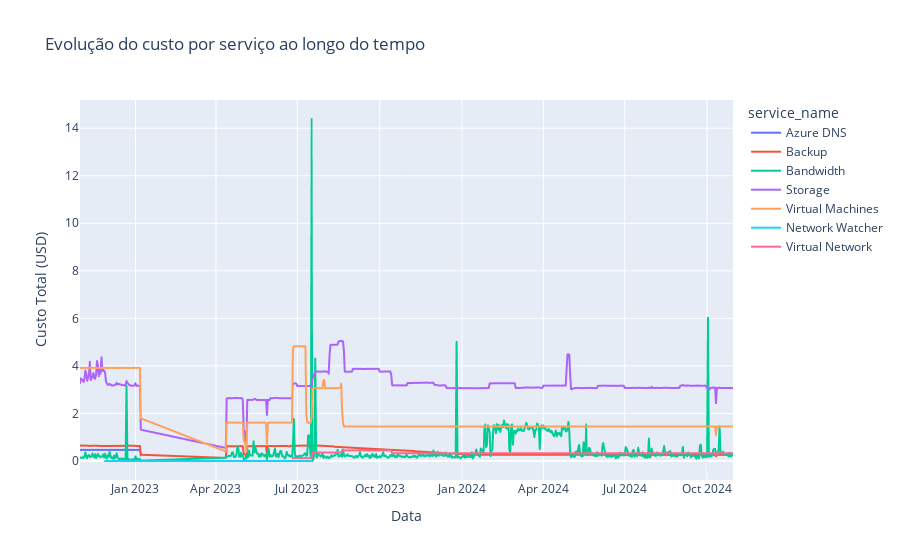

The notebook cell saved with this chart:
### Code cell
df_service_name = df.loc[:,
                         ['cost','date','service_name']
                         ].groupby(['date','service_name']).sum().reset_index()

px.line(
        data_frame= df_service_name,
        x = 'date',
        y = 'cost',
        color='service_name',
        title= 'Evolução do custo por serviço ao longo do tempo',
        labels={'date': 'Data', 'cost': 'Custo Total (USD)'}
        )

### Figure 1 — Plotly figure (JSON) as saved in the notebook; plotly's stock layout.template omitted (floating-point values rounded to 4 significant figures; data arrays with more than 128 entries replaced by an {"elided": "..."} marker saying what was removed)
{"data": [{"hovertemplate": "service_name=Azure DNS<br>Data=%{x}<br>Custo Total (USD)=%{y}<extra></extra>", "legendgroup": "Azure DNS", "line": {"color": "#636efa", "dash": "solid"}, "marker": {"symbol": "circle"}, "mode": "lines", "name": "Azure DNS", "showlegend": true, "type": "scattergl", "x": ["2022-10-31T00:00:00", "2022-11-01T00:00:00", "2022-11-02T00:00:00", "2022-11-03T00:00:00", "2022-11-04T00:00:00", "2022-11-05T00:00:00", "2022-11-06T00:00:00", "2022-11-07T00:00:00", "2022-11-08T00:00:00", "2022-11-09T00:00:00", "2022-11-10T00:00:00", "2022-11-11T00:00:00", "2022-11-12T00:00:00", "2022-11-13T00:00:00", "2022-11-14T00:00:00", "2022-11-15T00:00:00", "2022-11-16T00:00:00", "2022-11-17T00:00:00", "2022-11-18T00:00:00", "2022-11-19T00:00:00", "2022-11-20T00:00:00", "2022-11-21T00:00:00", "2022-11-22T00:00:00", "2022-11-23T00:00:00", "2022-11-24T00:00:00", "2022-11-25T00:00:00", "2022-11-26T00:00:00", "2022-11-27T00:00:00", "2022-11-28T00:00:00", "2022-11-29T00:00:00", "2022-11-30T00:00:00", "2022-12-01T00:00:00", "2022-12-02T00:00:00", "2022-12-03T00:00:00", "2022-12-04T00:00:00", "2022-12-05T00:00:00", "2022-12-06T00:00:00", "2022-12-07T00:00:00", "2022-12-08T00:00:00", "2022-12-09T00:00:00", "2022-12-10T00:00:00", "2022-12-11T00:00:00", "2022-12-12T00:00:00", "2022-12-13T00:00:00", "2022-12-14T00:00:00", "2022-12-15T00:00:00", "2022-12-16T00:00:00", "2022-12-17T00:00:00", "2022-12-18T00:00:00", "2022-12-19T00:00:00", "2022-12-20T00:00:00", "2022-12-21T00:00:00", "2022-12-22T00:00:00", "2022-12-23T00:00:00", "2022-12-24T00:00:00", "2022-12-25T00:00:00", "2022-12-26T00:00:00", "2022-12-27T00:00:00", "2022-12-28T00:00:00", "2022-12-29T00:00:00", "2022-12-30T00:00:00", "2022-12-31T00:00:00", "2023-01-01T00:00:00", "2023-01-02T00:00:00", "2023-01-03T00:00:00", "2023-01-04T00:00:00", "2023-01-05T00:00:00", "2023-01-06T00:00:00", "2023-01-07T00:00:00"], "xaxis": "x", "y": [0.4682, 0.4681, 0.4682, 0.4683, 0.4682, 0.4681, 0.4681, 0.4682, 0.4681, 0.4681, 0.4682, 0.4682, 0.469, 0.4682, 0.4682, 0.4682, 0.4682, 0.4682, 0.4682, 0.4682, 0.4682, 0.4682, 0.4682, 0.4682, 0.4681, 0.4682, 0.4682, 0.4681, 0.4682, 0.4682, 0.4682, 0.4681, 0.4684, 0.4682, 0.4682, 0.4682, 0.4682, 0.4682, 0.4682, 0.4683, 0.4682, 0.4682, 0.4681, 0.4681, 0.4681, 0.4681, 0.4682, 0.4681, 0.4681, 0.4682, 0.4681, 0.4681, 0.4682, 0.4682, 0.4681, 0.4681, 0.4682, 0.4682, 0.4682, 0.4682, 0.4682, 0.4682, 0.468, 0.4681, 0.4681, 0.4681, 0.4681, 0.4682, 0.2341], "yaxis": "y"}, {"hovertemplate": "service_name=Backup<br>Data=%{x}<br>Custo Total (USD)=%{y}<extra></extra>", "legendgroup": "Backup", "line": {"color": "#EF553B", "dash": "solid"}, "marker": {"symbol": "circle"}, "mode": "lines", "name": "Backup", "showlegend": true, "type": "scattergl", "x": {"elided": "637 str values"}, "xaxis": "x", "y": {"elided": "637 float values"}, "yaxis": "y"}, {"hovertemplate": "service_name=Bandwidth<br>Data=%{x}<br>Custo Total (USD)=%{y}<extra></extra>", "legendgroup": "Bandwidth", "line": {"color": "#00cc96", "dash": "solid"}, "marker": {"symbol": "circle"}, "mode": "lines", "name": "Bandwidth", "showlegend": true, "type": "scattergl", "x": {"elided": "637 str values"}, "xaxis": "x", "y": {"elided": "637 float values"}, "yaxis": "y"}, {"hovertemplate": "service_name=Storage<br>Data=%{x}<br>Custo Total (USD)=%{y}<extra></extra>", "legendgroup": "Storage", "line": {"color": "#ab63fa", "dash": "solid"}, "marker": {"symbol": "circle"}, "mode": "lines", "name": "Storage", "showlegend": true, "type": "scattergl", "x": {"elided": "637 str values"}, "xaxis": "x", "y": {"elided": "637 float values"}, "yaxis": "y"}, {"hovertemplate": "service_name=Virtual Machines<br>Data=%{x}<br>Custo Total (USD)=%{y}<extra></extra>", "legendgroup": "Virtual Machines", "line": {"color": "#FFA15A", "dash": "solid"}, "marker": {"symbol": "circle"}, "mode": "lines", "name": "Virtual Machines", "showlegend": true, "type": "scattergl", "x": {"elided": "637 str values"}, "xaxis": "x", "y": {"elided": "637 float values"}, "yaxis": "y"}, {"hovertemplate": "service_name=Network Watcher<br>Data=%{x}<br>Custo Total (USD)=%{y}<extra></extra>", "legendgroup": "Network Watcher", "line": {"color": "#19d3f3", "dash": "solid"}, "marker": {"symbol": "circle"}, "mode": "lines", "name": "Network Watcher", "showlegend": true, "type": "scattergl", "x": ["2022-11-28T00:00:00", "2023-06-26T00:00:00", "2023-07-17T00:00:00"], "xaxis": "x", "y": [0.001, 0.002, 0.001], "yaxis": "y"}, {"hovertemplate": "service_name=Virtual Network<br>Data=%{x}<br>Custo Total (USD)=%{y}<extra></extra>", "legendgroup": "Virtual Network", "line": {"color": "#FF6692", "dash": "solid"}, "marker": {"symbol": "circle"}, "mode": "lines", "name": "Virtual Network", "showlegend": true, "type": "scattergl", "x": {"elided": "493 str values"}, "xaxis": "x", "y": {"elided": "493 float values"}, "yaxis": "y"}], "layout": {"legend": {"title": {"text": "service_name"}, "tracegroupgap": 0}, "title": {"text": "Evolução do custo por serviço ao longo do tempo"}, "xaxis": {"anchor": "y", "domain": [0, 1], "title": {"text": "Data"}}, "yaxis": {"anchor": "x", "domain": [0, 1], "title": {"text": "Custo Total (USD)"}}}}
